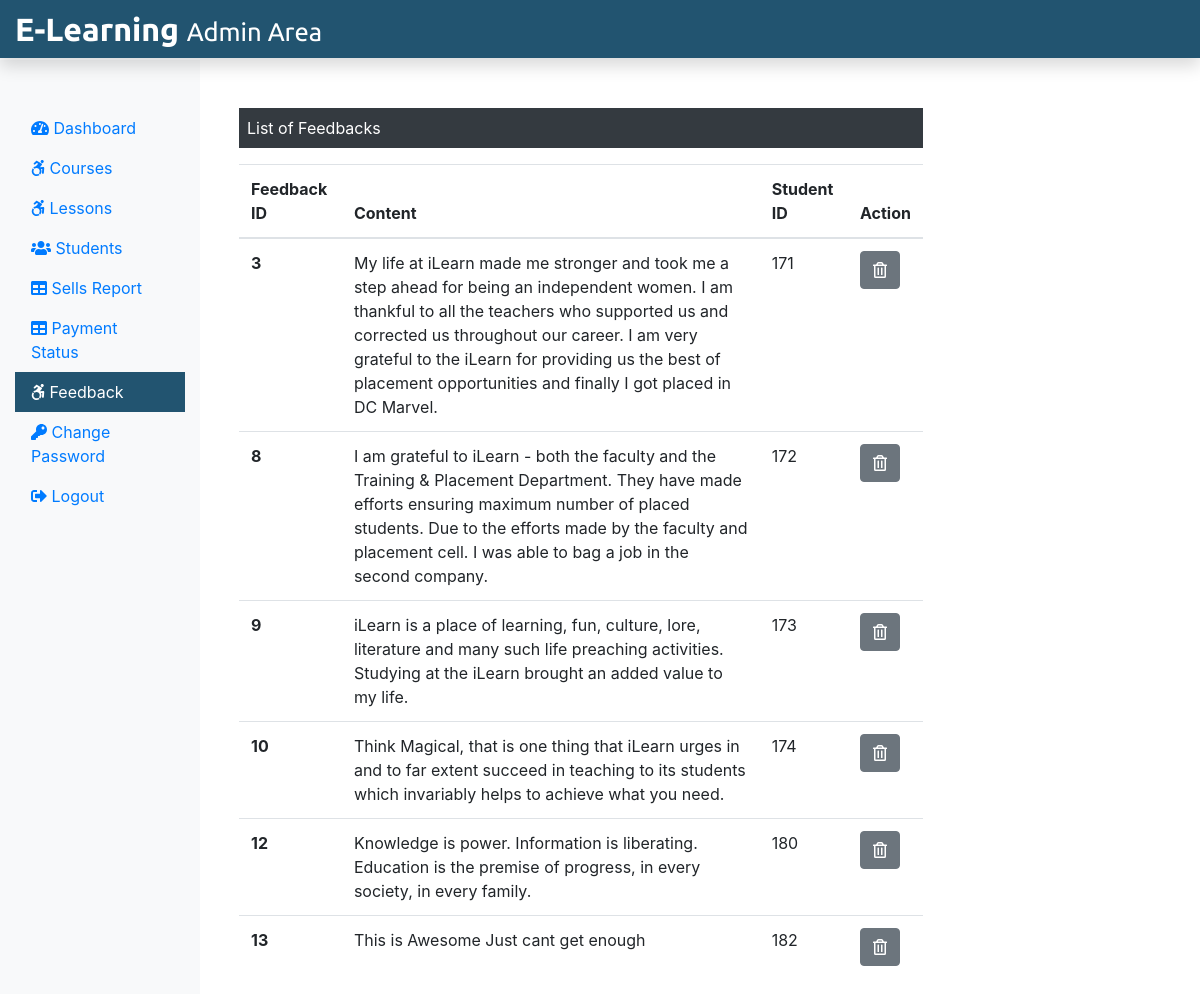
Screenshot of /ELearning/Admin/feedback.php (signed in) with the database file from the repository.
### tables this page shows
CREATE TABLE `feedback` (
  `f_id` int(11) NOT NULL,
  `f_content` text NOT NULL,
  `stu_id` int(11) NOT NULL
);

### ELearning/Admin/feedback.php (the view, shortened to what this page needs)
<?php
include('./adminInclude/header.php');
include('../dbConnection.php');
?>
  <div class="col-sm-9 mt-5">
    <p class=" bg-dark text-white p-2">List of Feedbacks</p>
    <?php
      $sql = "SELECT * FROM feedback";
      $result = $conn->query($sql);
      if($result->num_rows > 0){
       echo '<table class="table">
       <thead>
        <tr>
         <th scope="col">Feedback ID</th>
         <th scope="col">Content</th>
         <th scope="col">Student ID</th>
         <th scope="col">Action</th>
        </tr>
       </thead>
       <tbody>';
        while($row = $result->fetch_assoc()){
          echo '<tr>';
          echo '<th scope="row">'.$row["f_id"].'</th>';
          echo '<td>'. $row["f_content"].'</td>';
          echo '<td>'.$row["stu_id"].'</td>';
          echo '<td><form action="" method="POST" class="d-inline"><input type="hidden" name="id" value='. $row["f_id"] .'><button type="submit" class="btn btn-secondary" name="delete" value="Delete"><i class="far fa-trash-alt"></i></button></form></td>
         </tr>';
        }
        echo '</tbody>
        </table>';
      } else {
        echo "0 Result";
      }
     ?>
  </div>
 </div>
</div>
<?php
include('./adminInclude/footer.php');
?>

### rows the page displays
feedback: f_id "3", f_content "My life at iLearn made me stronger and took me a step ahead for being an independent women. I am thankful to all the teachers who supported us and corrected us throughout our career. I am very grateful to the iLearn for providing us the best of placement opportunities and finally I got placed in DC Marvel.", stu "171"
feedback: f_id "8", f_content "I am grateful to iLearn - both the faculty and the Training & Placement Department. They have made efforts ensuring maximum number of placed students. Due to the efforts made by the faculty and placement cell. I was able to bag a job in the second company.", stu "172"
feedback: f_id "9", f_content "iLearn is a place of learning, fun, culture, lore, literature and many such life preaching activities. Studying at the iLearn brought an added value to my life.", stu "173"
feedback: f_id "10", f_content "Think Magical, that is one thing that iLearn urges in and to far extent succeed in teaching to its students which invariably helps to achieve what you need.", stu "174"
feedback: f_id "12", f_content "Knowledge is power. Information is liberating. Education is the premise of progress, in every society, in every family.", stu "180"
feedback: f_id "13", f_content "This is Awesome Just cant get enough", stu "182"
